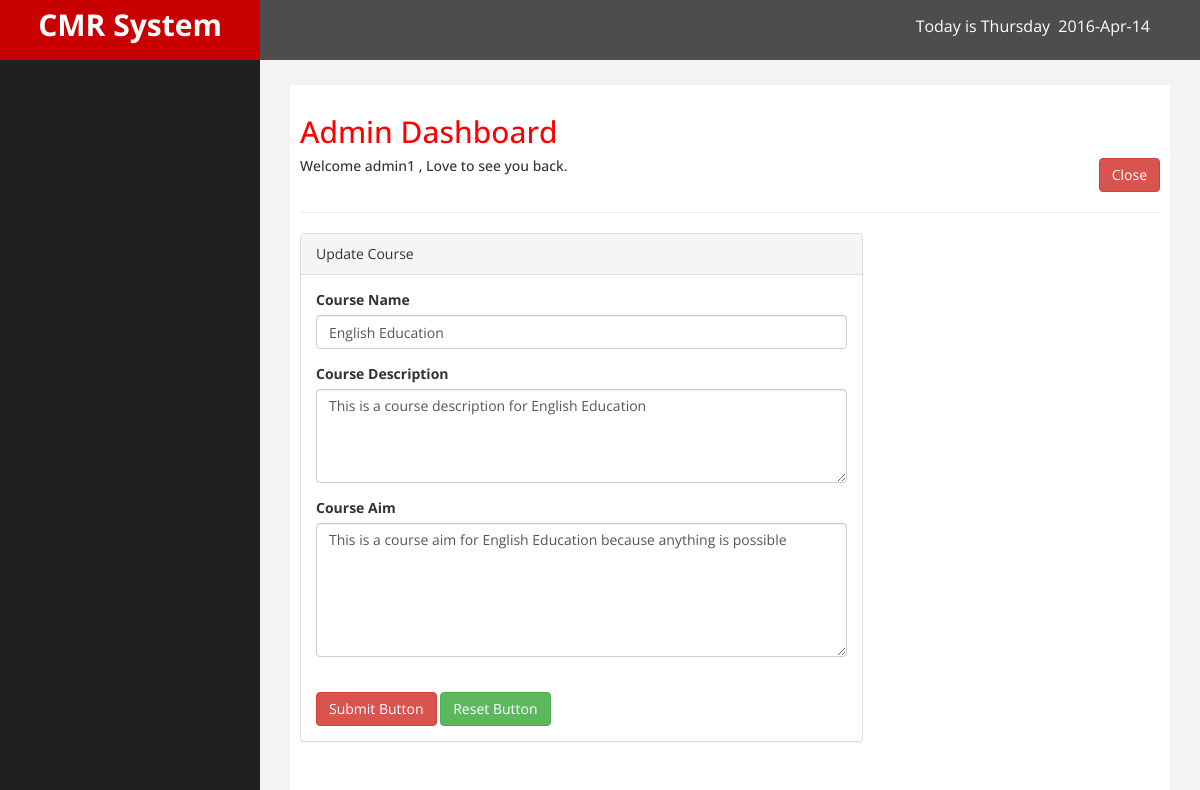
Page /admin_updatecourse.php?id=C0100 (signed in) on the committed database.
### tables this page shows
CREATE TABLE IF NOT EXISTS `coursestbl` (
  `courseID` varchar(5) NOT NULL,
  `Name` varchar(50) NOT NULL,
  `Description` varchar(250) NOT NULL,
  `Aim` text NOT NULL,
  `FacultyID` int(11) DEFAULT NULL,
  PRIMARY KEY (`courseID`),
  UNIQUE KEY `courseID` (`courseID`),
  KEY `fac_fk` (`FacultyID`)
);

### admin_updatecourse.php (the view, shortened to what this page needs)
<?php
    include("connect.php");
?>
<!DOCTYPE html>
<html xmlns="http://www.w3.org/1999/xhtml">
<head>
    <link href="assets/css/bootstrap.css" rel="stylesheet" />
    <link href="assets/css/font-awesome.css" rel="stylesheet" />
    <link href="assets/js/morris/morris-0.4.3.min.css" rel="stylesheet" />
    <link href="assets/css/custom.css" rel="stylesheet" />
</head>
<body>
    <div id="wrapper">
        <nav class="navbar navbar-default navbar-cls-top " role="navigation" style="margin-bottom: 0">
            <div class="navbar-header">
                <a class="navbar-brand" href="index.html">CMR System</a>
            </div>
  <div style="color: white; padding: 15px 50px 5px 50px;float: right;font-size: 16px;"><?php
echo "Today is " . date("l"); echo "&nbsp;&nbsp;". date("Y-M-d") ;
?> </div>
        </nav>
        <div id="page-wrapper" >
            <div id="page-inner">
                <div class="row">
                    <div class="col-md-12">
                     <h2>Admin Dashboard</h2>
                        <h5>Welcome <?php echo $_SESSION['sess_username'];?> , Love to see you back. <a style="float:right"class="btn btn-danger" onclick="window.close()">Close</a></h5>
                    </div>
                </div>
                  <hr />
            <div class="row">
                <div class="col-md-8 col-sm-6" id="updatecoursediv" >
                    <div class="panel panel-default">
                        <div class="panel-heading">
                            Update Course
                        </div>
                        <div class="panel-body">
                                <div class="tab-pane fade in" id="updatecourse1">
											<?php
											$course_id = $_GET['id'];
											$query = "select courseid,name,description,aim from coursestbl  WHERE courseid ='$course_id'";
											$result = mysqli_query($conn, $query);
											$row = mysqli_fetch_assoc($result);
											?>
									<form role="form" action="<?php echo $_SERVER['PHP_SELF']; ?>" method="post">
                                        <div class="form-group">
                                            <label>Course Name</label>
                                            <input class="form-control"  name="txtcoursename" id="txtcoursename" value="<?php echo $row['name']; ?>"/>
                                        </div>
                                        <div class="form-group">
                                            <label>Course Description</label>
                                            <textarea rows="4"  class="form-control" name="txtdescription" id="txtdescription"><?php echo $row['description']; ?></textarea>
                                        </div>
										<div class="form-group">
                                            <label >Course Aim</label>
                                            <textarea rows="6"  class="form-control" name="txtaim" id="txtaim"><?php echo $row['aim']; ?></textarea>
                                        </div><br>
                                        <button type="submit" name="btnupdate" class="btn btn-danger">Submit Button</button>
                                        <button type="reset" class="btn btn-success">Reset Button</button>
                                    </form>
                                </div>
                        </div>
                    </div>
                </div>
				</div>
                </div>
			</div>
            </div>
</body>
</html>

### assets/css/custom.css (style rules this page uses)
body { font-family: 'Open Sans', sans-serif; }
#wrapper { width: 100%; background:#202020; }
#page-wrapper { padding: 15px 15px; min-height: 600px; background:#F3F3F3; }
#page-inner { width:100%; margin:10px 20px 10px 0px; background-color:#fff!important; padding:10px; min-height:1200px; }
h2 { color: #f00; }
.navbar-cls-top .navbar-brand { color: #fff; background: #C90000; width: 260px; text-align: center; height: 60px; font-size: 30px; font-weight: 700; }
.navbar-cls-top { background:#4D4D4D; border-bottom:none; }
.navbar-default { border:0px solid black; }
.navbar-header { background: #A70303; }
@media (min-width:768px) { #page-wrapper { margin: 0 0 0 260px; padding: 15px 30px; min-height: 1200px; } }
@media (min-width:768px) { .navbar { border-radius: 0px; } }

### rows in the picture
coursestbl: txtcoursename "English Education", txtdescription "This is a course description for English Education", txtaim "This is a course aim for English Education because anything is possible"

### other values in the picture
$_SESSION['sess_username'] "admin1"
